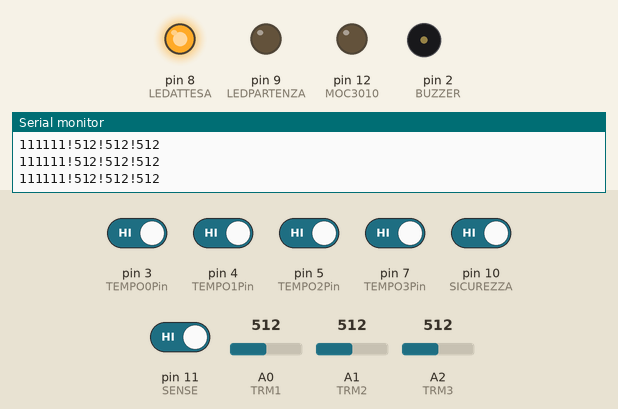
The sketch below on a simulated Arduino Uno, built with avr-gcc and run on an emulated ATmega328P. Shown: output pins drawn as LEDs (lit = HIGH), buzzer (waves = sounding), the last lines printed to the serial monitor. Dashed ring = blinking. The test bench sets the inputs (shaded band); at power-on: pin 3 (TEMPO0Pin), pin 4 (TEMPO1Pin), pin 5 (TEMPO2Pin), pin 7 (TEMPO3Pin), pin 10 (SICUREZZA), pin 11 (SENSE) HIGH, A2 (TRM3) = 512, A0 (TRM1) = 512, A1 (TRM2) = 512.

Above: at 1.2 s.
1.3 s: A2 (TRM3) set to 107
4.3 s: A2 (TRM3) set to 94
7.3 s: A0 (TRM1) set to 111
10.3 s: A0 (TRM1) set to 90
11.8 s: pin 3 (TEMPO0Pin) driven LOW and pin 4 (TEMPO1Pin) driven LOW and pin 5 (TEMPO2Pin) driven LOW and pin 7 (TEMPO3Pin) driven LOW and pin 10 (SICUREZZA) driven LOW
At 12.07 s:
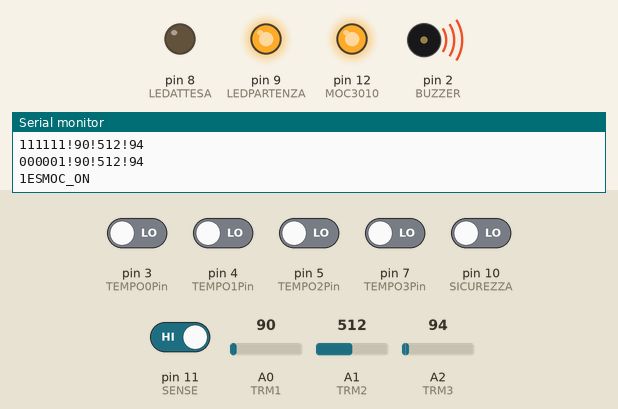
At 12.8 s:
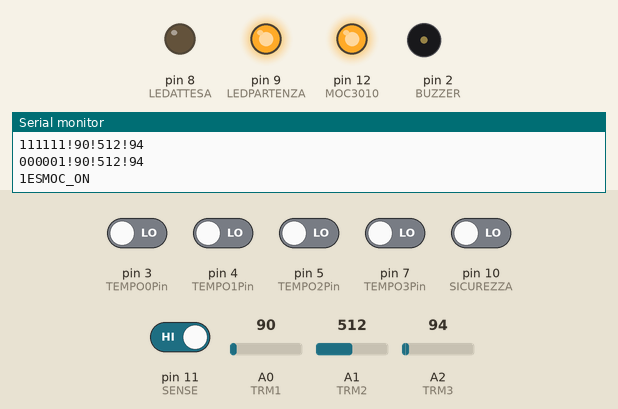
13.8 s: pin 3 (TEMPO0Pin) driven HIGH
At 14.17 s:
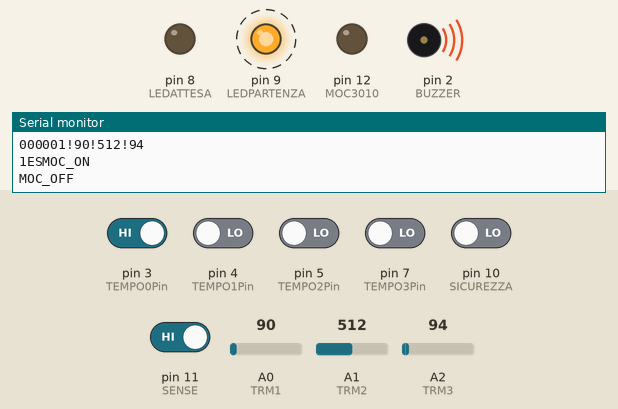
Timing chart, 0 to 17.3 s (numbered marks = the images above; inputs shaded):
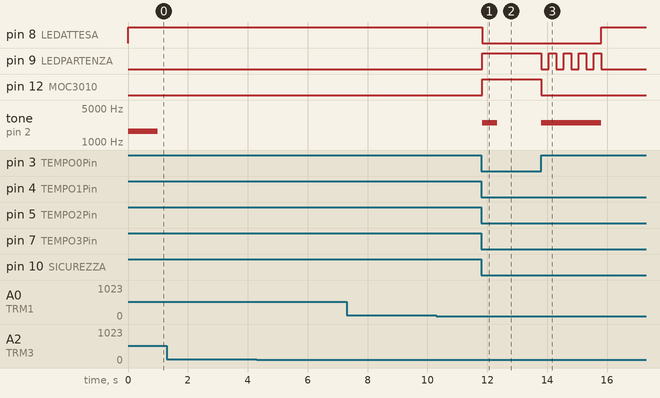

Measured:
- after the input at 11.8 s, pin 8 (LEDATTESA): HIGH → LOW at once; pin 9 (LEDPARTENZA), pin 12 (MOC3010): LOW → HIGH at once; tone on pin 2 (BUZZER): silent → 2489 Hz at once, → silent 0.50 s later
- after the input at 13.8 s, pin 8 (LEDATTESA): LOW → HIGH after 2.0 s; pin 9 (LEDPARTENZA): alternates HIGH for 0.25 s and LOW for 0.25 s, 9 changes in all, then stays LOW, starting at once; pin 12 (MOC3010): HIGH → LOW at once; tone on pin 2 (BUZZER): silent → 2489 Hz at once, → silent 2.0 s later

The sketch:

montecatini.ino
```cpp
/*
PIN ARDUINO    DESCRIZIONE FUNZIONAMENTO
RESET   RESET ESTERNO
D2    DIGITAL OUTPUT BUZZER
D3    DIGITAL INPUT COM
D4    DIGITAL INPUT  TEMPO 1
D5    DIGITAL INPUT TEMPO 2
D7    DIGITAL INPUT TEMPO3
D8    DIGITAL OUTPUT LED ATTESA
D9    DIGITAL OUTPUT LED PARTENZA
D10   DIGITAL INPUT SICUREZZA
D11    DIGITAL INPUT SENSE
D12   DIGITAL OUTPUT MOC 3010
A0    ANALOG INPUT TRIMMER 1 SCHEDA
A1    ANALOG INPUT TRIMMER 2 SCHEDA
A2    ANALOG INPUT TRIMMER 3 BORDO MACHINA

Cosa fa:
Sono disponibili tre pulsanti TEMPO1/TEMPO2/TEMPO3, ognuno collegato ad un tempo di azionamento di un unico relè di uscita.
Premendo contemporanemanete uno dei pulsanti assieme al pulsante COM (per avere entrambe le mani impegnate), il relè si chiude per un
tempo prefissato attraverso uno dei trimmer TRIMMER1/TRIMMER2/TRIMMER3.
0. Il tempo è aggiustabile da 0.7 a 3.9s in 64 step da 50ms.
0.a - tempo aggiustabile da 0.5 a 6s (richiesta del 26/12/16)
0.b - tempo aggiustabile da 0 a 2s (richiesta del 25/02/17)

1. - All'accensione si ha un breve beep e il led verde (ATTESA) avvisa che il controllo è pronto a operare.
2. - Per avviare l'azione occorre che una coppia di pulsanti sia premuta contemporaneamente per almeno 200ms.
2.a - i due pulsante non possono essere premuti a distanza superiore a 200ms (precisazione del 26/12/16)
3. - Viene prodoto un beep (BUZZER), il led verde (ATTESA) si spegne, si accende quello rosso (PARTENZA) e il relè è azionato per il tempo impostato.
3.a - Viene prodoto un beep (BUZZER), il led verde (ATTESA) si spegne, si accende quello rosso (PARTENZA) e il relè è azionato fino a che il SENSE non è a 1. (richiesta del 25/02/2017)
    Quando SENSE = 1 parte il tempo.
4. - Alla fine del tempo il relè si apre e il led rosso si spegne. Occorre che entrambi i pulsanti siano stati premuti per l'intero tempo di chiusura del relè, possono essere
     rilasciati quando il relè si apre. L'evento è segnalato da un beep.
5. - Un nuovo ciclo è avviabile solo dopo aver rilasciato tutti i pulsanti.
6. - Dopo un tempo di sicurezza di 4s si accende il led verde (ATTESA) e può ripartire un nuovo ciclo.
6.a - tempo di sicurezza portato a 3s (richiesta del 26/12/16)
6.a - tempo di sicurezza portato a 1s (richiesta del 25/02/16)
7. - Se i pulsanti sono rilasciati durante il tempo di lavoro, il relè è immediatamente rilasciato (MOC3010), led rosso lampeggia (PARTENZA) e viene generato un beep da 2s.
7.a funzione SE esecuzione ciclo solo per ingresso chiuso SICUREZZA (richiesta del 26/12/16)

Il ciclo riprende dal punto 5.
I potenziometri sono letti quando si accende il led verde.
Il tasto reset può essere usato come emergenza per bloccare il ciclo e rilasciare immediatamente il relè. Se non si usa, può essere omesso, lasciando un pull-up su RB3.

  CREATO IL 14 DICEMBRE 2016
  AGGIORNATO AL 20/10/2018
  by MICHELE BIANCALANI for arduino Nano
 */

// COSTANTI PROGRAMMA
const int BUZZER = 2;
const int TEMPO0Pin = 3; //com
const int TEMPO1Pin = 4;
const int TEMPO2Pin = 5;
const int TEMPO3Pin = 7;
const int LEDATTESA = 8;
const int LEDPARTENZA = 9;
const int SICUREZZA = 10;
const int SENSE = 11;
const int MOC3010 = 12;
const int suono=4978;
const int attesapressione=200;
int TRM1 = A0;
int TRM2 = A1;
int TRM3 = A2;
int tempo1=0;
int tempo2=0;
int tempo3=0;


boolean TEMPO0State; //com
boolean TEMPO1State;
boolean TEMPO2State;
boolean TEMPO3State;
boolean SENSEState;

boolean SICUREZZAState;

boolean oTEMPO0State; //com
boolean oTEMPO1State;
boolean oTEMPO2State;
boolean oTEMPO3State;


unsigned long timeMOC;
long timeX;
unsigned long timeX0;
unsigned long timeX1;
unsigned long timeX2;
unsigned long timeX3;

void setup() {
  pinMode(TEMPO0Pin, INPUT_PULLUP);
  pinMode(TEMPO1Pin, INPUT_PULLUP);
  pinMode(TEMPO2Pin, INPUT_PULLUP);
  pinMode(TEMPO3Pin, INPUT_PULLUP);
  pinMode(BUZZER, OUTPUT);
  pinMode(LEDATTESA, OUTPUT);
  pinMode(LEDPARTENZA, OUTPUT);
  pinMode(MOC3010, OUTPUT);
  pinMode(SICUREZZA, INPUT_PULLUP);
  pinMode(SENSE, INPUT_PULLUP);
  digitalWrite(MOC3010, LOW);
    Serial.println("MOC_OFF");
  Serial.begin(9600);

  tone(BUZZER, suono/3, 1000);
  digitalWrite(LEDATTESA, HIGH);
  digitalWrite(LEDPARTENZA, LOW);
}

void loop() {
  LETTURA();
  STATUS();
//SICUREZZAState=1;
  timeX = timeX1-timeX0;
  if (timeX<0) timeX=timeX*-1;
  if (timeX<=attesapressione && timeX1>0 && timeX0>0 && !SICUREZZAState) {
    Serial.print("1ES");
    ESEGUI(1);
    RESET();
    return;
  }
  timeX = timeX2-timeX0;
  if (timeX<0) timeX=timeX*-1;
  if (timeX<=attesapressione && timeX2>0 && timeX0>0 && !SICUREZZAState) {
    Serial.print("2ES");
    ESEGUI(2);
    RESET();
    return;
  }
  timeX = timeX3-timeX0;
  if (timeX<0) timeX=timeX*-1;
  if (timeX<=attesapressione && timeX3>0 && timeX0>0 && !SICUREZZAState) {
    Serial.print("3ES");
    ESEGUI(3);
    RESET();
    return;
  }
}

void RESET() {
  tempo1=0;
  tempo2=0;
  tempo3=0;
  TEMPO0State=1;
  TEMPO1State=1;
  TEMPO2State=1;
  TEMPO3State=1;
  SICUREZZAState=1;
  SENSEState=1;
  oTEMPO0State=1;
  oTEMPO1State=1;
  oTEMPO2State=1;
  oTEMPO3State=1;
  timeMOC=0;
  timeX=10000;
  timeX0=0;
  timeX1=10000;
  timeX2=10000;
  timeX3=10000;
}
//LETTURA SENSORI
void LETTURA() {
  tempo1 = analogRead(TRM1);
  tempo2 = analogRead(TRM2);
  tempo3 = analogRead(TRM3);
  TEMPO0State = digitalRead(TEMPO0Pin);
  TEMPO1State = digitalRead(TEMPO1Pin);
  TEMPO2State = digitalRead(TEMPO2Pin);
  TEMPO3State = digitalRead(TEMPO3Pin);
  SICUREZZAState = digitalRead(SICUREZZA);
  SENSEState = digitalRead(SENSE);
  Serial.print(TEMPO0State);
  Serial.print(TEMPO1State);
  Serial.print(TEMPO2State);
  Serial.print(TEMPO3State);
  Serial.print(SICUREZZAState);
  Serial.print(SENSEState);
  Serial.print("!");
  Serial.print(tempo1,DEC);
  Serial.print("!");
  Serial.print(tempo2,DEC);
  Serial.print("!");
  Serial.println(tempo3,DEC);
}
void STATUS() {
  if (TEMPO0State==oTEMPO0State & TEMPO1State==oTEMPO1State & TEMPO2State==oTEMPO2State & TEMPO3State==oTEMPO3State) {
    return;
  }
  if (TEMPO0State==0) {
    oTEMPO0State=0;
    if (timeX0==0) timeX0=millis();
  } else {
    oTEMPO0State=1;
    timeX0=0;
  }
  if (TEMPO1State==0) {
    oTEMPO1State=0;
    if (timeX1==0) timeX1=millis();
  } else{
    oTEMPO1State=1;
    timeX1=0;
  }
  if (TEMPO2State==0) {
    oTEMPO2State=0;
    if (timeX2==0) timeX2=millis();
  } else{
    oTEMPO2State=1;
    timeX2=0;
  }
  if (TEMPO3State==0) {
    oTEMPO3State=0;
    if (timeX3==0) timeX3=millis();
  } else{
    oTEMPO3State=1;
    timeX3=0;
  }
//  Serial.print(TEMPO0State);
//  Serial.print(TEMPO1State);
//  Serial.print(TEMPO2State);
//  Serial.print(TEMPO3State);
//  Serial.print(oTEMPO0State);
//  Serial.print(oTEMPO1State);
//  Serial.print(oTEMPO2State);
//  Serial.print(oTEMPO3State);
//  Serial.print(timeX);
//  Serial.print("!");
//  Serial.print(timeX0);
//  Serial.print("!");
//  Serial.print(timeX1);
//  Serial.print("!");
//  Serial.print(timeX2);
//  Serial.print("!");
//  Serial.println(timeX3);
}

//CALCOLO DEL TEMPO DI ESECUZIONE RELè
int CALCT (int tempo) {
      int t = map(tempo, 0, 1024, 000, 2050);
      int x=t % 50;
      return t-x;
}

//ESEGUE rele
void ESEGUI(byte vv) {
    oTEMPO0State=1;
    timeX0=0;
    timeX1=0;
    timeX2=0;
    timeX3=0;
    int ciclo=0;
    boolean TS=0;
    boolean TC=0;
    boolean TX=0;
    tone(BUZZER, suono/2, 500);
    if (vv==1) {
      oTEMPO1State=1;
      timeX1=0;
      //calcolo del tempo di attesa
      ciclo = CALCT(tempo1);
    }
    if (vv==2) {
      oTEMPO2State=1;
      timeX2=0;
      //calcolo del tempo di attesa
      ciclo = CALCT(tempo2);
    }
    if (vv==3) {
      oTEMPO3State=1;
      timeX3=0;
      //calcolo del tempo di attesa
      ciclo = CALCT(tempo3);
    }
    digitalWrite(LEDATTESA, LOW);
    digitalWrite(LEDPARTENZA, HIGH);
    //accendo relè fino al completamento del ciclo
    digitalWrite(MOC3010, HIGH);
    Serial.println("MOC_ON");

    //noTone(BUZZER);
//    Serial.println(ciclo);
    while (1) {
      if (digitalRead(SENSE)==0) break;
      TX = digitalRead(SICUREZZA);
      TC = digitalRead(TEMPO0Pin);
      if (vv==1) {
        TS = digitalRead(TEMPO1Pin);
      }
      if (vv==2) {
        TS = digitalRead(TEMPO2Pin);
      }
      if (vv==3) {
        TS = digitalRead(TEMPO3Pin);
      }
      // se vengono mollati i pulsanti disattivo relè e suono e lampeggio per due secondi
      if (TC==1 || TS==1 || TX==1) {
//        Serial.println(millis());
        digitalWrite(MOC3010, LOW);
    Serial.println("MOC_OFF");
        tone(BUZZER, suono/2, 2000);
        digitalWrite(LEDPARTENZA, LOW);
        delay(250);
        digitalWrite(LEDPARTENZA, HIGH);
        delay(250);
        digitalWrite(LEDPARTENZA, LOW);
        delay(250);
        digitalWrite(LEDPARTENZA, HIGH);
        delay(250);
        digitalWrite(LEDPARTENZA, LOW);
        delay(250);
        digitalWrite(LEDPARTENZA, HIGH);
        delay(250);
        digitalWrite(LEDPARTENZA, LOW);
        delay(250);
        digitalWrite(LEDPARTENZA, HIGH);
        delay(250);
        digitalWrite(LEDPARTENZA, LOW);
        digitalWrite(LEDATTESA, HIGH);
        return;
      }
    }
    timeMOC = millis()+ciclo;
    Serial.println(timeMOC);
    while (1) {
      TC = digitalRead(TEMPO0Pin);
      TX = digitalRead(SICUREZZA);
      if (vv==1) {
        TS = digitalRead(TEMPO1Pin);
      }
      if (vv==2) {
        TS = digitalRead(TEMPO2Pin);
      }
      if (vv==3) {
        TS = digitalRead(TEMPO3Pin);
      }
      // se vengono mollati i pulsanti disattivo relè e suono e lampeggio per due secondi
      if (TC==1 || TS==1 || TX==1) {
//        Serial.println(millis());
        digitalWrite(MOC3010, LOW);
    Serial.println("MOC_OFF");
        tone(BUZZER, suono/2, 2000);
        digitalWrite(LEDPARTENZA, LOW);
        delay(250);
        digitalWrite(LEDPARTENZA, HIGH);
        delay(250);
        digitalWrite(LEDPARTENZA, LOW);
        delay(250);
        digitalWrite(LEDPARTENZA, HIGH);
        delay(250);
        digitalWrite(LEDPARTENZA, LOW);
        delay(250);
        digitalWrite(LEDPARTENZA, HIGH);
        delay(250);
        digitalWrite(LEDPARTENZA, LOW);
        delay(250);
        digitalWrite(LEDPARTENZA, HIGH);
        delay(250);
        digitalWrite(LEDPARTENZA, LOW);
        digitalWrite(LEDATTESA, HIGH);
        return;
      }
      if (millis()>=timeMOC) {
        digitalWrite(MOC3010, LOW);
    Serial.println("MOC_OFF");
        break;
      }
    }
    digitalWrite(LEDPARTENZA, LOW);
    //suono di successo per 500 secondi
    tone(BUZZER, suono/3, 60);
    delay(60);
    noTone(BUZZER);
    delay(60);
    tone(BUZZER, suono/3, 60);
    delay(60);
    noTone(BUZZER);
    delay(60);
    tone(BUZZER, suono/3, 60);
    delay(60);
    noTone(BUZZER);
    delay(60);
    tone(BUZZER, suono/2, 60);
    delay(60);
    noTone(BUZZER);
    delay(60);
    //attendo che tutti i pulsanti siano a 0
    while (1) {
      LETTURA();
      if (TEMPO0State==1 & TEMPO1State==1 & TEMPO2State==1 & TEMPO3State==1 & SENSEState==1) break;
    }
    tone(BUZZER, suono/3, 500);
    digitalWrite(LEDATTESA, HIGH);
}
```
